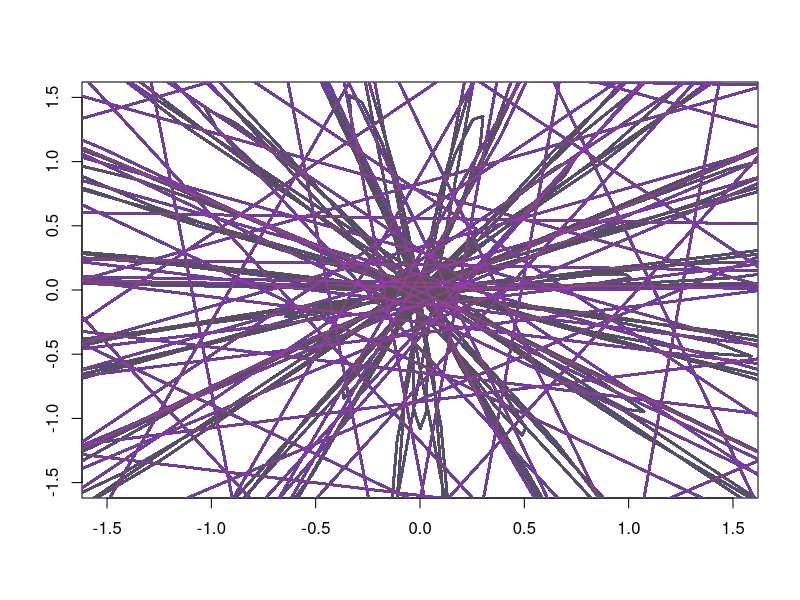

R code for this plot: (Note: a time limit stopped this script after it produced the figure.)
create_ultraman_like_pattern <- function() {
  theta <- seq(0, 100 * pi, length.out = 10000)
  r <- 0.2 + 0.8 * exp(0.3 * theta) * sin(15 * theta)
  x <- r * cos(theta)
  y <- r * sin(theta)

  # ランダムな色のリストを生成
  colors <- c("blue", "cyan", "black", "orange", "purple")
  alpha_values <- runif(length(theta), 0.1, 0.5)
  selected_colors <- rgb(t(col2rgb(colors) / 255), alpha = alpha_values)

  # 新しいプロットを開始
  png(file="ultraman_like_pattern.png", width=8.27*100, height=11.69*100, units="mm", res=300)
  plot(x, y, type='n', xlab='', ylab='', xlim=c(-1.5, 1.5), ylim=c(-1.5, 1.5))

  # 各点ごとにプロット
  for (i in 2:length(theta)) {
    lines(x[i-1:i], y[i-1:i], col=selected_colors[i], lwd=2)
  }

  # プロットを終了
  dev.off()
}

# PNG に描画
create_ultraman_like_pattern()
